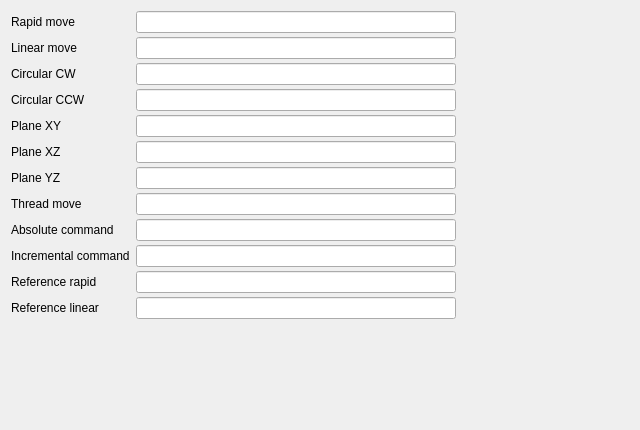
                                    <widget class="QWidget" name="motionsTabContents">
                                        <property name="geometry">
                                            <rect>
                                                <x>0</x>
                                                <y>0</y>
                                                <width>640</width>
                                                <height>430</height>
                                            </rect>
                                        </property>
                                        <layout class="QFormLayout" name="motionsForm">
                                            <item row="0" column="0">
                                                <widget class="QLabel" name="rapidMoveEditLabel">
                                                    <property name="text">
                                                        <string>Rapid move</string>
                                                    </property>
                                                </widget>
                                            </item>
                                            <item row="0" column="1">
                                                <widget class="QLineEdit" name="rapidMoveEdit">
                                                    <property name="maximumSize">
                                                        <size>
                                                            <width>320</width>
                                                            <height>16777215</height>
                                                        </size>
                                                    </property>
                                                </widget>
                                            </item>
                                            <item row="1" column="0">
                                                <widget class="QLabel" name="linearMoveEditLabel">
                                                    <property name="text">
                                                        <string>Linear move</string>
                                                    </property>
                                                </widget>
                                            </item>
                                            <item row="1" column="1">
                                                <widget class="QLineEdit" name="linearMoveEdit">
                                                    <property name="maximumSize">
                                                        <size>
                                                            <width>320</width>
                                                            <height>16777215</height>
                                                        </size>
                                                    </property>
                                                </widget>
                                            </item>
                                            <item row="2" column="0">
                                                <widget class="QLabel" name="circularMoveCWEditLabel">
                                                    <property name="text">
                                                        <string>Circular CW</string>
                                                    </property>
                                                </widget>
                                            </item>
                                            <item row="2" column="1">
                                                <widget class="QLineEdit" name="circularMoveCWEdit">
                                                    <property name="maximumSize">
                                                        <size>
                                                            <width>320</width>
                                                            <height>16777215</height>
                                                        </size>
                                                    </property>
                                                </widget>
                                            </item>
                                            <item row="3" column="0">
                                                <widget class="QLabel" name="circularMoveCCWEditLabel">
                                                    <property name="text">
                                                        <string>Circular CCW</string>
                                                    </property>
                                                </widget>
                                            </item>
                                            <item row="3" column="1">
                                                <widget class="QLineEdit" name="circularMoveCCWEdit">
                                                    <property name="maximumSize">
                                                        <size>
                                                            <width>320</width>
                                                            <height>16777215</height>
                                                        </size>
                                                    </property>
                                                </widget>
                                            </item>
                                            <item row="4" column="0">
                                                <widget class="QLabel" name="planeXYEditLabel">
                                                    <property name="text">
                                                        <string>Plane XY</string>
                                                    </property>
                                                </widget>
                                            </item>
                                            <item row="4" column="1">
                                                <widget class="QLineEdit" name="planeXYEdit">
                                                    <property name="maximumSize">
                                                        <size>
                                                            <width>320</width>
                                                            <height>16777215</height>
                                                        </size>
                                                    </property>
                                                </widget>
                                            </item>
                                            <item row="5" column="0">
                                                <widget class="QLabel" name="planeXZEditLabel">
                                                    <property name="text">
                                                        <string>Plane XZ</string>
                                                    </property>
                                                </widget>
                                            </item>
                                            <item row="5" column="1">
                                                <widget class="QLineEdit" name="planeXZEdit">
                                                    <property name="maximumSize">
                                                        <size>
                                                            <width>320</width>
                                                            <height>16777215</height>
                                                        </size>
                                                    </property>
                                                </widget>
                                            </item>
                                            <item row="6" column="0">
                                                <widget class="QLabel" name="planeYZEditLabel">
                                                    <property name="text">
                                                        <string>Plane YZ</string>
                                                    </property>
                                                </widget>
                                            </item>
                                            <item row="6" column="1">
                                                <widget class="QLineEdit" name="planeYZEdit">
                                                    <property name="maximumSize">
                                                        <size>
                                                            <width>320</width>
                                                            <height>16777215</height>
                                                        </size>
                                                    </property>
                                                </widget>
                                            </item>
                                            <item row="7" column="0">
                                                <widget class="QLabel" name="threadMoveEditLabel">
                                                    <property name="text">
                                                        <string>Thread move</string>
                                                    </property>
                                                </widget>
                                            </item>
                                            <item row="7" column="1">
                                                <widget class="QLineEdit" name="threadMoveEdit">
                                                    <property name="maximumSize">
                                                        <size>
                                                            <width>320</width>
                                                            <height>16777215</height>
                                                        </size>
                                                    </property>
                                                </widget>
                                            </item>
                                            <item row="8" column="0">
                                                <widget class="QLabel" name="absoluteEditLabel">
                                                    <property name="text">
                                                        <string>Absolute command</string>
                                                    </property>
                                                </widget>
                                            </item>
                                            <item row="8" column="1">
                                                <widget class="QLineEdit" name="absoluteEdit">
                                                    <property name="maximumSize">
                                                        <size>
                                                            <width>320</width>
                                                            <height>16777215</height>
                                                        </size>
                                                    </property>
                                                </widget>
                                            </item>
                                            <item row="9" column="0">
                                                <widget class="QLabel" name="incrementalEditLabel">
                                                    <property name="text">
                                                        <string>Incremental command</string>
                                                    </property>
                                                </widget>
                                            </item>
                                            <item row="9" column="1">
                                                <widget class="QLineEdit" name="incrementalEdit">
                                                    <property name="maximumSize">
                                                        <size>
                                                            <width>320</width>
                                                            <height>16777215</height>
                                                        </size>
                                                    </property>
                                                </widget>
                                            </item>
                                            <item row="10" column="0">
                                                <widget class="QLabel" name="referenceRapidEditLabel">
                                                    <property name="text">
                                                        <string>Reference rapid</string>
                                                    </property>
                                                </widget>
                                            </item>
                                            <item row="10" column="1">
                                                <widget class="QLineEdit" name="referenceRapidEdit">
                                                    <property name="maximumSize">
                                                        <size>
                                                            <width>320</width>
                                                            <height>16777215</height>
                                                        </size>
                                                    </property>
                                                </widget>
                                            </item>
                                            <item row="11" column="0">
                                                <widget class="QLabel" name="referenceLinearEditLabel">
                                                    <property name="text">
                                                        <string>Reference linear</string>
                                                    </property>
                                                </widget>
                                            </item>
                                            <item row="11" column="1">
                                                <widget class="QLineEdit" name="referenceLinearEdit">
                                                    <property name="maximumSize">
                                                        <size>
                                                            <width>320</width>
                                                            <height>16777215</height>
                                                        </size>
                                                    </property>
                                                </widget>
                                            </item>
                                            <property name="fieldGrowthPolicy">
                                                <enum>QFormLayout::FieldGrowthPolicy::AllNonFixedFieldsGrow</enum>
                                            </property>
                                            <property name="formAlignment">
                                                <set>Qt::AlignmentFlag::AlignLeft|Qt::AlignmentFlag::AlignTop</set>
                                            </property>
                                            <property name="verticalSpacing">
                                                <number>4</number>
                                            </property>
                                        </layout>
                                    </widget>
